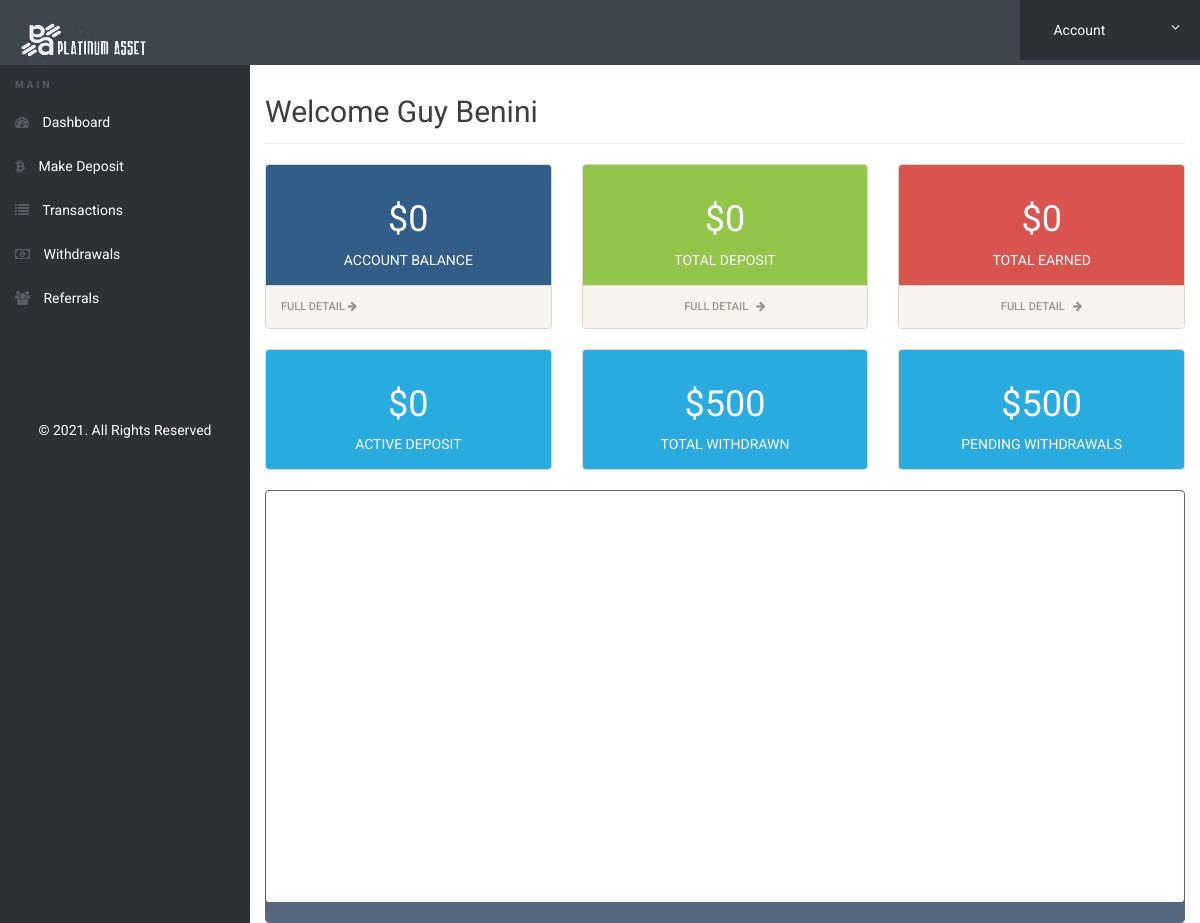
/dashboard.php (signed in), run on the app's committed database.
### tables this page shows
CREATE TABLE `users` (
  `id` int(11) NOT NULL,
  `name` varchar(50) NOT NULL,
  `email` varchar(50) NOT NULL,
  `username` varchar(110) NOT NULL,
  `password` varchar(50) NOT NULL,
  `gender` varchar(50) NOT NULL,
  `mobile` varchar(50) NOT NULL,
  `btc_wallet` varchar(110) NOT NULL,
  `designation` varchar(50) NOT NULL,
  `balance` int(110) NOT NULL,
  `profit` int(110) NOT NULL,
  `plan` varchar(110) NOT NULL,
  `withdrawals` int(110) NOT NULL,
  `deposits` int(110) NOT NULL,
  `pendingwith` int(110) NOT NULL,
  `ref` int(110) NOT NULL,
  `ref_comm` int(110) NOT NULL,
  `image` varchar(50) NOT NULL,
  `status` int(10) NOT NULL
);

### dashboard.php (the view, shortened to what this page needs)
<?php
include('includes/config.php');
if(strlen($_SESSION['alogin'])==0)
	{
header('location:index.php');
}
else{
	?>
<!doctype html>
<html lang="en" class="no-js">
<head>
	<link rel="stylesheet" href="css/font-awesome.min.css">
	<link rel="stylesheet" href="css/bootstrap.min.css">
	<link rel="stylesheet" href="css/dataTables.bootstrap.min.css">
	<link rel="stylesheet" href="css/bootstrap-social.css">
	<link rel="stylesheet" href="css/bootstrap-select.css">
	<link rel="stylesheet" href="css/fileinput.min.css">
	<link rel="stylesheet" href="css/awesome-bootstrap-checkbox.css">
	<link rel="stylesheet" href="css/style.css">
</head>
<body>
<?php include('includes/header.php');?>
	<div class="ts-main-content">
<?php include('includes/leftbar.php');?>
		<div class="content-wrapper">
			<div class="container-fluid">
				<div class="row">
					<div class="col-md-12">
					<?php
					$logemail = htmlentities($_SESSION['alogin']);
					$sql = "SELECT * from users where email = :logemail";
					$query = $dbh -> prepare($sql);
					$query->bindParam(':logemail',$logemail,PDO::PARAM_INT);
					$query->execute();
					$result=$query->fetch(PDO::FETCH_OBJ);
								?>
						<h2 class="page-title">Welcome <?php echo htmlentities($result->name);?></h2>
						<div class="row">
							<div class="col-md-12">
								<div class="row">
									<div class="col-md-4">
										<div class="panel panel-default">
											<div class="panel-body bk-primary text-light">
												<div class="stat-panel text-center">
													<div class="stat-panel-number h1 ">$<?php echo htmlentities($result->balance);?></div>
													<div class="stat-panel-title text-uppercase">Account Balance</div>
												</div>
											</div>
											<a href="transactions.php" class="block-anchor panel-footer">Full Detail <i class="fa fa-arrow-right"></i></a>
										</div>
									</div>
									<div class="col-md-4">
										<div class="panel panel-default">
											<div class="panel-body bk-success text-light">
												<div class="stat-panel text-center">
													<div class="stat-panel-number h1 ">$<?php echo htmlentities($result->deposits);?></div>
													<div class="stat-panel-title text-uppercase">Total Deposit</div>
												</div>
											</div>
											<a href="transactions.php" class="block-anchor panel-footer text-center">Full Detail &nbsp; <i class="fa fa-arrow-right"></i></a>
										</div>
									</div>
									<div class="col-md-4">
										<div class="panel panel-default">
											<div class="panel-body bk-danger text-light">
												<div class="stat-panel text-center">
													<div class="stat-panel-number h1 ">$<?php echo htmlentities($result->profit);?></div>
													<div class="stat-panel-title text-uppercase">Total Earned</div>
												</div>
											</div>
											<a href="transactions.php" class="block-anchor panel-footer text-center">Full Detail &nbsp; <i class="fa fa-arrow-right"></i></a>
										</div>
									</div>
								</div>
								<div class="row">
									<div class="col-md-4">
											<div class="panel panel-default">
												<div class="panel-body bk-info text-light">
													<div class="stat-panel text-center">
														<div class="stat-panel-number h1 ">$<?php echo htmlentities($result->deposits);?></div>
														<div class="stat-panel-title text-uppercase">Active Deposit</div>
													</div>
												</div>
											</div>
										</div>
										<div class="col-md-4">
											<div class="panel panel-default">
												<div class="panel-body bk-info text-light">
													<div class="stat-panel text-center">
														<div class="stat-panel-number h1 ">$<?php echo htmlentities($result->withdrawals);?></div>
														<div class="stat-panel-title text-uppercase">Total Withdrawn</div>
													</div>
												</div>
											</div>
										</div>
										<div class="col-md-4">
											<div class="panel panel-default">
												<div class="panel-body bk-info text-light">
													<div class="stat-panel text-center">
														<div class="stat-panel-number h1 ">$<?php echo htmlentities($result->pendingwith);?></div>
														<div class="stat-panel-title text-uppercase">Pending Withdrawals</div>
													</div>
												</div>
											</div>
										</div>
								</div>
								<div style="height:433px; background-color: #FFFFFF; overflow:hidden; box-sizing: border-box; border: 1px solid #56667F; border-radius: 4px; text-align: right; line-height:14px; font-size: 12px; font-feature-settings: normal; text-size-adjust: 100%; box-shadow: inset 0 -20px 0 0 #56667F; padding: 0px; margin: 0px; width: 100%;"><div style="height:413px; padding:0px; margin:0px; width: 100%;"><iframe src="https://widget.coinlib.io/widget?type=full_v2&theme=light&cnt=6&pref_coin_id=1505&graph=yes" width="100%" height="409px" scrolling="auto" marginwidth="0" marginheight="0" frameborder="0" border="0" style="border:0;margin:0;padding:0;"></iframe></div></div>							</div>
						</div>
					</div>
				</div>
			</div>
		</div>
	</div>
</body>
</html>
<?php } ?>

### css/style.css (style rules this page uses)
html { font-size: 14px; }
@media only screen and (min-width: 480px) { html { font-size: 17px; } }
@media only screen and (min-width: 768px) { html { font-size: 14px; } }
body { font-size: 1em; }
a { color: #37a6c4; }
.bk-primary { background: #325d88; }
.bk-success { background: #93c54b; }
.bk-danger { background: #d9534f; }
.bk-info { background: #29abe0; }
.panel { overflow: hidden; }
.text-white, .text-light { color: #fff !important; }
.block-anchor { display: block; }
.page-title { padding-bottom: 15px; margin-bottom: 20px; border-bottom: 1px solid #f0f0f0; }
.ts-main-content .content-wrapper { padding-top: 15px; margin-top: 60px; }
@media only screen and (min-width: 992px) { .ts-main-content .content-wrapper { margin-left: 250px; } }

### data on the page
users: name "Guy Benini", balance "0", deposits "0", profit "0", withdrawals "500", pendingwith "500"
